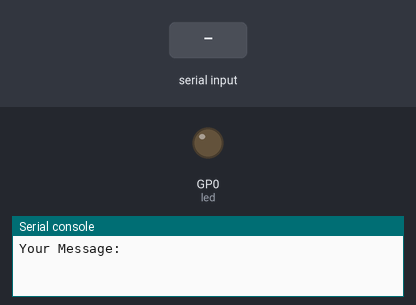
A program run on a simulated Raspberry Pi Pico running CircuitPython. Shown: output pins drawn as LEDs (lit = HIGH), the last lines printed to the serial console. Inputs (shaded band) come from the test bench.

Above: at 1.2 s.
1.3 s: "." typed at the serial console, then Enter
At 2.4 s:
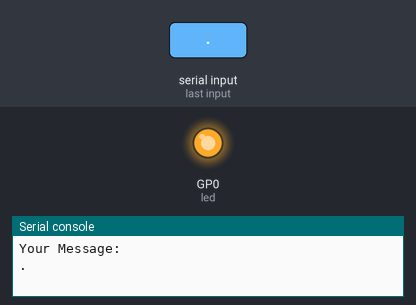
Timing chart, 0 to 7.1 s (numbered marks = the images above; inputs shaded):
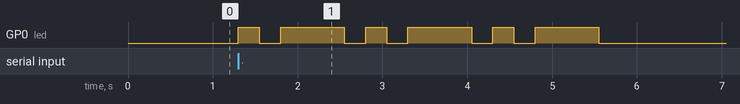

Measured:
- after the input at 1.3 s, GP0 (led): LOW → HIGH at once, then repeats every 1.5 s: LOW 0.25 s, HIGH 0.75 s, LOW 0.25 s, HIGH 0.25 s, until it stays LOW from 5.6 s

The program:

Morse_Code_Part2.py
```python
#type: ignore
#imports
import time
import board
import digitalio
import pwmio
from digitalio import DigitalInOut,Direction,Pull

#morse code library
MORSE_CODE = { 'A':'.-', 'B':'-...',
    'C':'-.-.', 'D':'-..', 'E':'.',
    'F':'..-.', 'G':'--.', 'H':'....',
    'I':'..', 'J':'.---', 'K':'-.-',
    'L':'.-..', 'M':'--', 'N':'-.',
    'O':'---', 'P':'.--.', 'Q':'--.-',
    'R':'.-.', 'S':'...', 'T':'-',
    'U':'..-', 'V':'...-', 'W':'.--',
    'X':'-..-', 'Y':'-.--', 'Z':'--..',
    '1':'.----', '2':'..---', '3':'...--',
    '4':'....-', '5':'.....', '6':'-....',
    '7':'--...', '8':'---..', '9':'a----.',
    '0':'-----', ', ':'--..--', '.':'.-.-.-',
    '?':'..--..', '/':'-..-.', '-':'-....-',
    '(':'-.--.', ')':'-.--.-', ' ':'/'}

modifier = 0.25
dot_time = 1*modifier
dash_time = 3*modifier
between_taps = 1*modifier
between_letters = 3*modifier
between_words = 7*modifier

led = digitalio.DigitalInOut(board.GP0) #initialize green led
led.direction = digitalio.Direction.OUTPUT

while True:
    #lowercases letters
    message = input("Your Message: ").upper()
    #defins message
    tmessage = ""
    #exits code if "-q" is tpyed
    if "-Q" in message:
        break
    #for loop with message
    for letter in range(len(message)):
        #converts letters to morse code
        tmessage += MORSE_CODE[message[letter]] + " "
    for character in tmessage:
        if character == ".":
            led.value = True
            time.sleep(dot_time)
            led.value = False
            time.sleep(between_taps)
        if character == "-":
            led.value = True
            time.sleep(dash_time)
            led.value = False
            time.sleep(between_taps)
        if character == " ":
            time.sleep(between_letters)
            led.value = False
        if character == "/":
            time.sleep(between_words)
            led.value = False
    #prints message
    print(f"Your Translation: {tmessage}")
    time.sleep(1)
```
